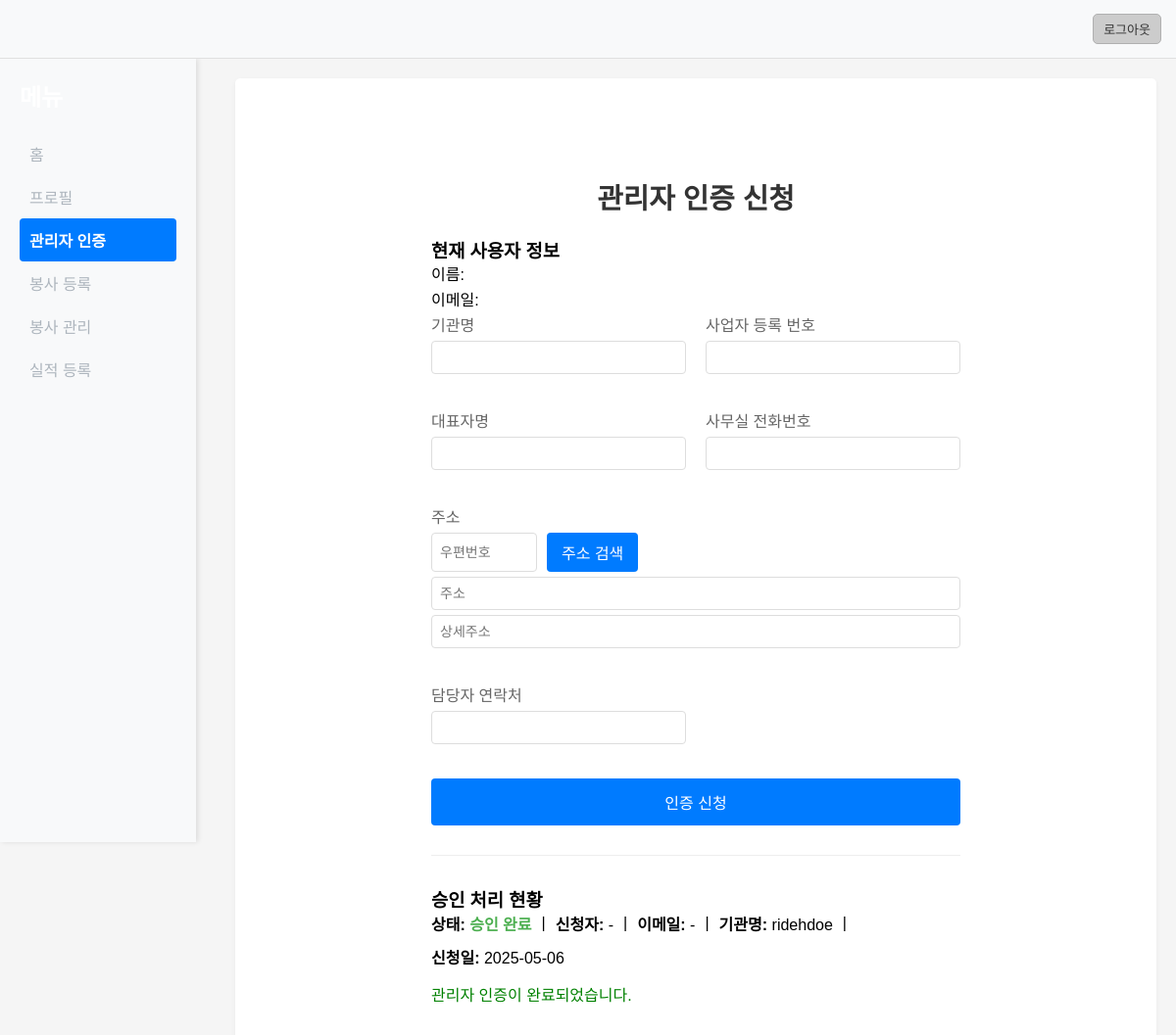
Page /admin-verification (signed in) on the committed database.
### tables this page shows
CREATE TABLE admin_verifications (
                id INTEGER PRIMARY KEY AUTOINCREMENT,
                user_id INTEGER NOT NULL,
                organization TEXT NOT NULL,
                representative TEXT NOT NULL,
                business_number TEXT NOT NULL,
                office_phone TEXT NOT NULL,
                address TEXT NOT NULL,
                manager_phone TEXT NOT NULL,
                status TEXT DEFAULT 'pending', /* pending, approved, rejected */
                rejection_reason TEXT, /* 반려 사유 추가 */
                created_at TIMESTAMP DEFAULT CURRENT_TIMESTAMP,
                FOREIGN KEY (user_id) REFERENCES users (id)
            );

### app.py (the view)
@app.route('/admin-verification')
@login_required
def admin_verification():
    current_user = get_user_from_session()
    if not current_user:
        flash("사용자 정보를 불러올 수 없습니다. 다시 로그인 해주세요.", "error")
        return redirect(url_for('login_page'))
    conn = None
    verification = None
    try:
        logger.debug(f"Fetching admin verification status for user_id: {current_user['id']}")
        conn = sqlite3.connect(USERS_DB_PATH)
        conn.row_factory = sqlite3.Row
        cursor = conn.cursor()
        cursor.execute("SELECT id, organization, status, created_at, rejection_reason FROM admin_verifications WHERE user_id = ? ORDER BY created_at DESC LIMIT 1", (current_user['id'],))
        verification = cursor.fetchone()
        if verification:
             logger.debug(f"Found verification record for user {current_user['id']}: ID={verification['id']}, Status={verification['status']}")
        else:
             logger.debug(f"No verification record found for user {current_user['id']}.")
    except sqlite3.Error as e:
        logger.error(f"Database error fetching verification data for user {current_user['id']}: {str(e)}", exc_info=True)
        verification = None
    except Exception as e:
        logger.error(f"Server error fetching verification data for user {current_user['id']}: {str(e)}", exc_info=True)
        verification = None
    finally:
        if conn:
            conn.close()
    return render_template('admin_verification.html', verification=verification, current_user=current_user, page_type='admin_verification')

### app.py (called while the page is built)
def login_required(f):
    @wraps(f)
    def decorated_function(*args, **kwargs):
        if 'user_id' not in session:
            return redirect(url_for('login_page', next=request.url))
        return f(*args, **kwargs)
    return decorated_function

@app.after_request
def after_request(response):
    response.headers.add('ngrok-skip-browser-warning', 'true')
    response.headers.add('Access-Control-Allow-Origin', '*')
    response.headers.add('Access-Control-Allow-Headers', 'Content-Type,Authorization')
    response.headers.add('Access-Control-Allow-Methods', 'GET,PUT,POST,DELETE,OPTIONS')
    return response

### templates/admin_verification.html (shortened to what this page needs)
<!DOCTYPE html>
<html lang="ko">
  <head>
    <link
      rel="stylesheet"
      href="{{ url_for('static', filename='css/style.css') }}"
    />
  </head>
  <body class="admin-verification-page">
    <div class="main-container">
      <div class="user-info-container">
        <div class="user-info">
          <button id="logoutBtn" class="logout-btn">로그아웃</button>
        </div>
      </div>
      <div class="sidebar">
        <h2>메뉴</h2>
        <ul>
          <li><a href="{{ url_for('main_page') }}" {% if page_type == 'main' %}class="active"{% endif %}>홈</a></li>
          <li><a href="{{ url_for('profile_page') }}" {% if page_type == 'profile' %}class="active"{% endif %}>프로필</a></li>
          {% if current_user and current_user.email == 'admin@test.com' %}
            <li><a href="{{ url_for('approve_requests_page') }}" {% if page_type == 'approve_requests' %}class="active"{% endif %}>관리자 승인</a></li>
            <li><a href="{{ url_for('demand_stats_page') }}" {% if page_type == 'demand_stats' %}class="active"{% endif %}>수요처 실적 현황</a></li>
          {% else %}
            <li><a href="{{ url_for('admin_verification') }}" {% if page_type == 'admin_verification' %}class="active"{% endif %}>관리자 인증</a></li>
            <li><a href="{{ url_for('register_volunteer_page') }}" {% if page_type == 'register_volunteer' %}class="active"{% endif %}>봉사 등록</a></li>
            <li><a href="{{ url_for('manage_volunteers_page') }}" {% if page_type == 'manage_volunteers' %}class="active"{% endif %}>봉사 관리</a></li>
            <li><a href="{{ url_for('record_performance_page') }}" {% if page_type == 'record_performance' %}class="active"{% endif %}>실적 등록</a></li>
          {% endif %}
        </ul>
      </div>
      <div class="main-content">
        <div class="admin-verification-container">
          <h2>관리자 인증 신청</h2>
          <div class="current-user-info">
            <h3>현재 사용자 정보</h3>
            <p>이름: </p>
            <p>이메일: </p>
          </div>
          <form id="adminVerificationForm">
            <div class="form-row">
              <div class="form-group">
                <label for="organization">기관명</label>
                <input
                  type="text"
                  id="organization"
                  name="organization"
                  required
                />
              </div>
              <div class="form-group">
                <label for="businessNumber">사업자 등록 번호</label>
                <input
                  type="text"
                  id="businessNumber"
                  name="businessNumber"
                  required
                />
              </div>
            </div>
            <div class="form-row">
              <div class="form-group">
                <label for="representative">대표자명</label>
                <input
                  type="text"
                  id="representative"
                  name="representative"
                  required
                />
              </div>
              <div class="form-group">
                <label for="officePhone">사무실 전화번호</label>
                <input
                  type="text"
                  id="officePhone"
                  name="officePhone"
                  required
                />
              </div>
            </div>
            <div class="form-row">
              <div class="form-group" style="flex-basis: 100%">
                <label>주소</label>
                <div style="display: flex; gap: 10px; margin-bottom: 5px">
                  <input
                    type="text"
                    id="postcode"
                    name="postcode"
                    placeholder="우편번호"
                    readonly
                    style="flex-basis: 20%"
                  />
                  <button
                    type="button"
                    class="btn"
                    onclick="execDaumPostcodeAdmin()"
                    style="flex-basis: auto; width: auto; padding: 8px 15px"
                  >
                    주소 검색
                  </button>
                </div>
                <input
                  type="text"
                  id="address"
                  name="address"
                  placeholder="주소"
                  readonly
                  style="margin-bottom: 5px"
                />
                <input
                  type="text"
                  id="address_detail"
                  name="address_detail"
                  placeholder="상세주소"
                />
              </div>
            </div>
            <div class="form-row">
              <div class="form-group">
                <label for="managerPhone">담당자 연락처</label>
                <input
                  type="text"
                  id="managerPhone"
                  name="managerPhone"
                  required
                />
              </div>
              <div class="form-group"></div>
            </div>
            <button type="submit" class="btn">인증 신청</button>
          </form>
          <div
            class="status-container"
            style="
              margin-top: 30px;
              border-top: 1px solid #eee;
              padding-top: 30px;
            "
          >
            <h3>승인 처리 현황</h3>
            {% if verification %}
            <div
              class="status-details"
              style="
                display: flex;
                align-items: center;
                gap: 10px;
                flex-wrap: wrap;
                margin-bottom: 15px;
              "
            >
              <span>
                <strong>상태:</strong>
                <span
                  class="status-value {% if verification.status == 'pending' %}status-pending {% elif verification.status == 'approved' %}status-approved {% elif verification.status == 'rejected' %}status-rejected {% endif %}"
                >
                  {% if verification.status %} {{ verification.status |
                  replace('pending', '승인 대기') | replace('approved', '승인
                  완료') | replace('rejected', '반려') }} {% else %} - {% endif
                  %}
                </span>
              </span>
              <span>|</span>
              <span>
                <strong>신청자:</strong>
                <span class="status-value">
                  {{ user.name if user else '-' }}
                </span>
              </span>
              <span>|</span>
              <span>
                <strong>이메일:</strong>
                <span class="status-value">
                  {{ user.email if user else '-' }}
                </span>
              </span>
              <span>|</span>
              <span>
                <strong>기관명:</strong>
                <span class="status-value">
                  {{ verification.organization if verification.organization else
                  '-' }}
                </span>
              </span>
              <span>|</span>
              <span>
                <strong>신청일:</strong>
                <span class="status-value">
                  {% if verification.created_at %} {{
                  verification.created_at[:10] }} {% else %} - {% endif %}
                </span>
              </span>
            </div>
             {% if
            verification.status == 'approved' %}
            <p style="color: green; margin-top: 10px; text-align: left">
              관리자 인증이 완료되었습니다.
            </p>
            {% elif verification.status == 'rejected' %}
            <p style="color: red; margin-top: 10px; text-align: left">
              관리자 인증이 반려되었습니다. 다시 신청해주세요.
            </p>
            {% endif %} {% endif %}
          </div>
        </div>
      </div>
    </div>
  </body>
</html>

### static/css/style.css (style rules this page uses)
* { margin: 0; padding: 0; box-sizing: border-box; }
body { font-family: Arial, sans-serif; background-color: #f5f5f5; margin: 0; padding: 20px; display: flex; justify-content: center; align-items: center; min-height: 100vh; }
h2 { text-align: center; color: #333; margin-bottom: 30px; }
.form-group { margin-bottom: 20px; }
.form-group label { display: block; margin-bottom: 5px; color: #666; }
.form-group input { width: 100%; padding: 8px; border: 1px solid #ddd; border-radius: 4px; font-size: 14px; }
.btn { width: 100%; padding: 12px; background-color: #007bff; color: white; border: none; border-radius: 4px; font-size: 16px; cursor: pointer; transition: background-color 0.3s; text-align: center; }
.main-container { display: flex; }
.user-info-container { background-color: #f8f9fa; padding: 15px; border-bottom: 1px solid #e0e0e0; position: fixed; top: 0; left: 0; right: 0; z-index: 1000; height: 60px; display: flex; align-items: center; justify-content: flex-end; }
.user-info { display: flex; align-items: center; gap: 15px; }
.logout-btn { padding: 5px 10px; background: #cccccc; color: #333; border: 1px solid #b0b0b0; border-radius: 5px; cursor: pointer; transition: all 0.3s ease; font-size: 13px; }
.sidebar { width: 200px; background-color: #f8f9fa; padding: 20px; height: 100vh; box-shadow: 2px 0 5px rgba(0, 0, 0, 0.1); position: fixed; left: 0; top: 60px; }
.sidebar h2 { color: white; margin-bottom: 20px; text-align: left; }
.sidebar ul { list-style: none; padding: 0; }
.sidebar ul li a { color: #adb5bd; text-decoration: none; display: block; padding: 10px 0; transition: color 0.2s ease-in-out, background-color 0.2s ease-in-out; border-radius: 4px; padding-left: 10px; }
.sidebar ul li a.active { color: white; background-color: #007bff; font-weight: bold; }
.main-content { margin-left: 220px; padding: 100px 200px; flex-grow: 1; margin-top: 60px; width: calc(100% - 220px); background-color: #fff; box-shadow: 0 2px 5px rgba(0, 0, 0, 0.05); border-radius: 5px; }
.main-content h2 { font-size: 1.8em; margin-bottom: 20px; }
.main-content p { font-size: 1em; line-height: 1.6; }
.form-row { display: flex; gap: 20px; margin-bottom: 15px; }
.form-group { flex: 1; }
.status-approved { color: #4caf50; font-weight: bold; }

### rows in the picture
admin_verifications: status "승인 완료", organization "ridehdoe", created_at "2025-05-06"

### other values in the picture
{{ user.name if user else '-' }} "-"
{{ user.email if user else '-' }} "-"
